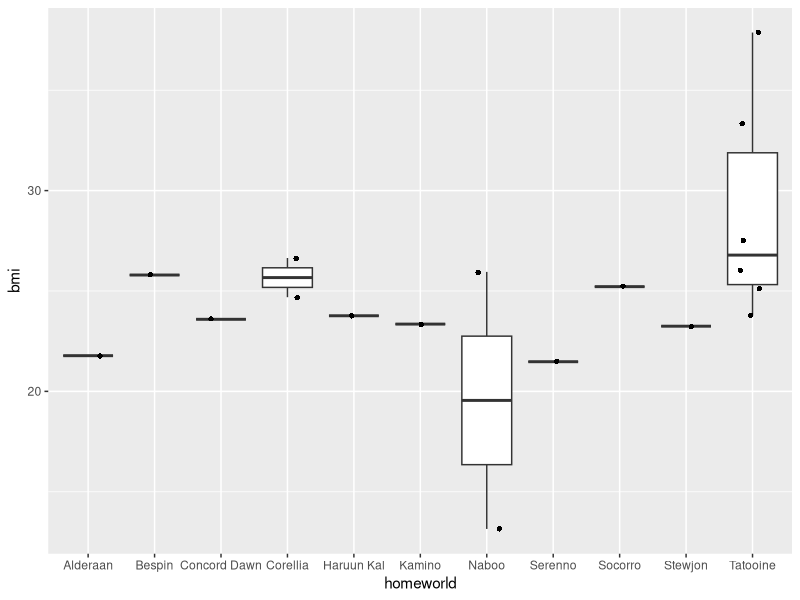

Reproduce this figure in R.
## ---- chunk 1
install.packages("dplyr")
library("dplyr")
## ---- chunk 2
starwars
head(starwars)
## ---- chunk 3
colnames(starwars)
## ---- chunk 4
humans <- starwars %>%
  filter(species == "Human")

humans_selected_columns <- humans %>% 
  select(birth_year, gender, mass, height, homeworld)

humans_bmi <- humans_selected_columns %>%
  mutate(bmi = mass / ((height / 100)  ^ 2)) %>%
  arrange(bmi, height, desc(birth_year)) %>%
  na.omit
## ---- chunk 5
head(humans_bmi, 15)
## ---- chunk 6
install.packages("ggplot2")
library("ggplot2")
## ---- chunk 7
p <- ggplot(humans_bmi, aes(x=homeworld, y=bmi))

p <- p + geom_boxplot() 
p + geom_jitter(shape=16, position=position_jitter(0.2))
## ---- chunk 8
humans_bmi %>% count(homeworld)

humans_filtered <- humans_bmi %>%
  filter(homeworld==c("Tatooine"))

head(humans_filtered, 10)
